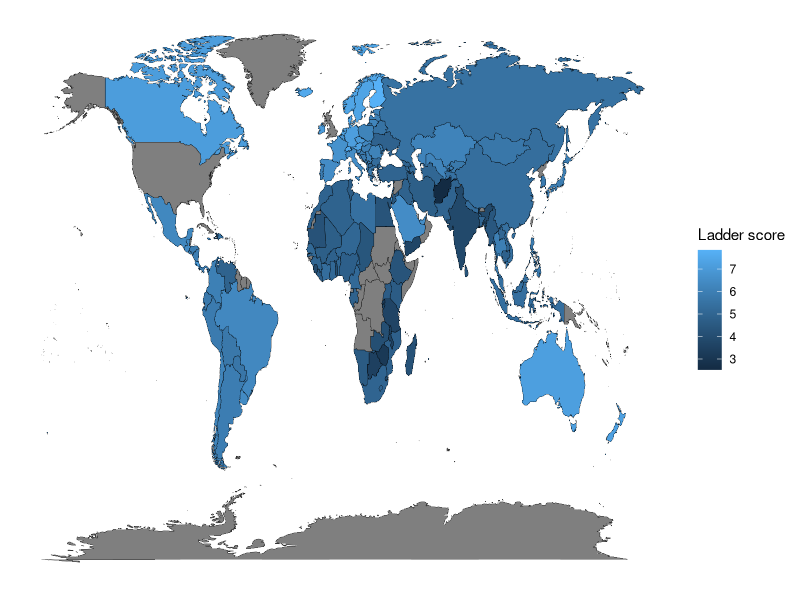
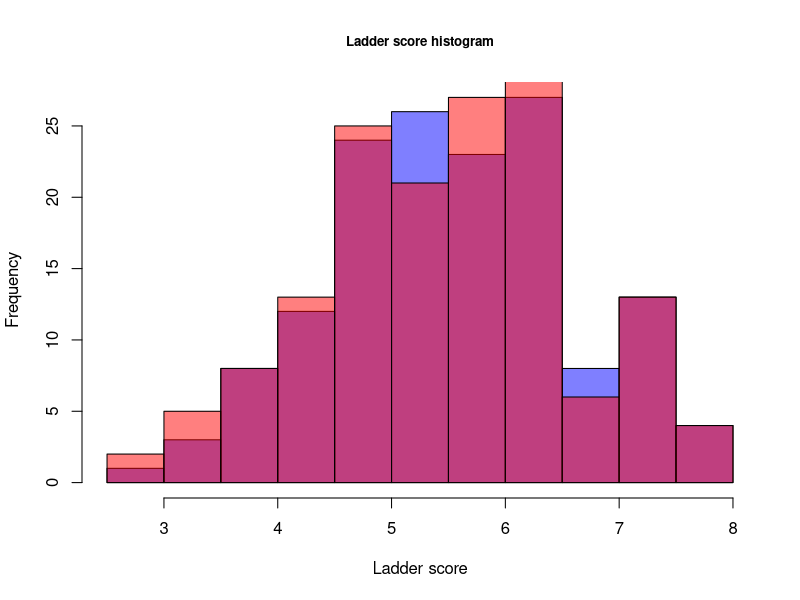
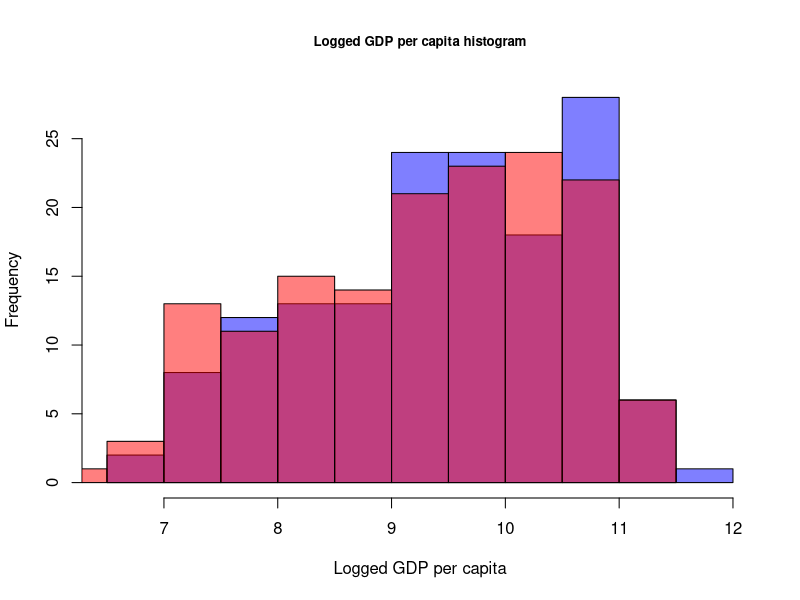
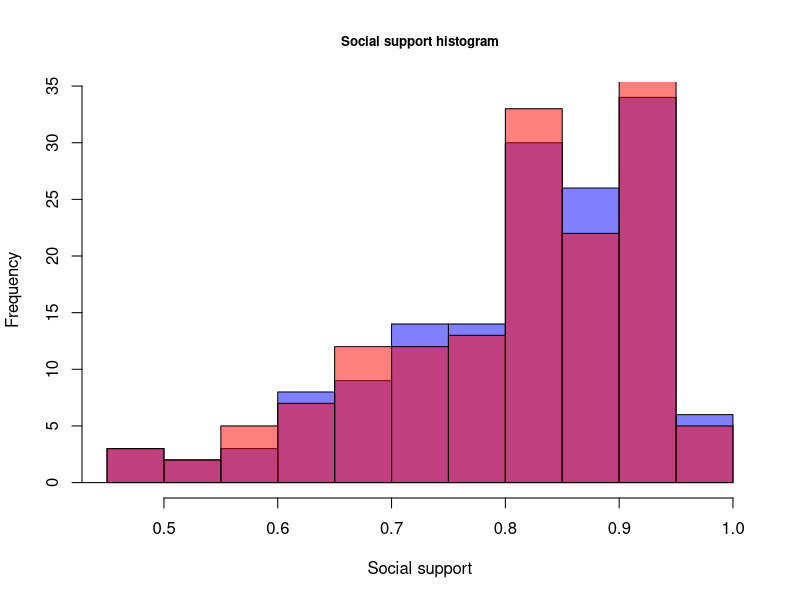
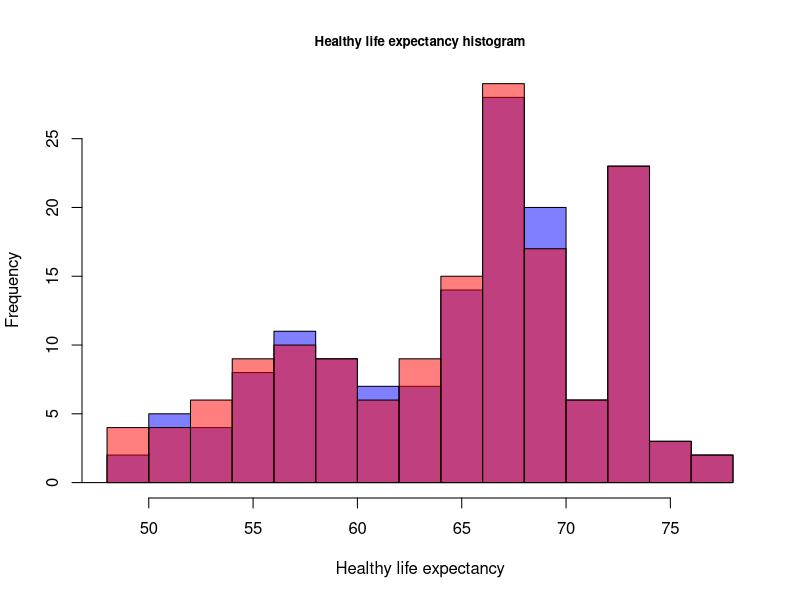
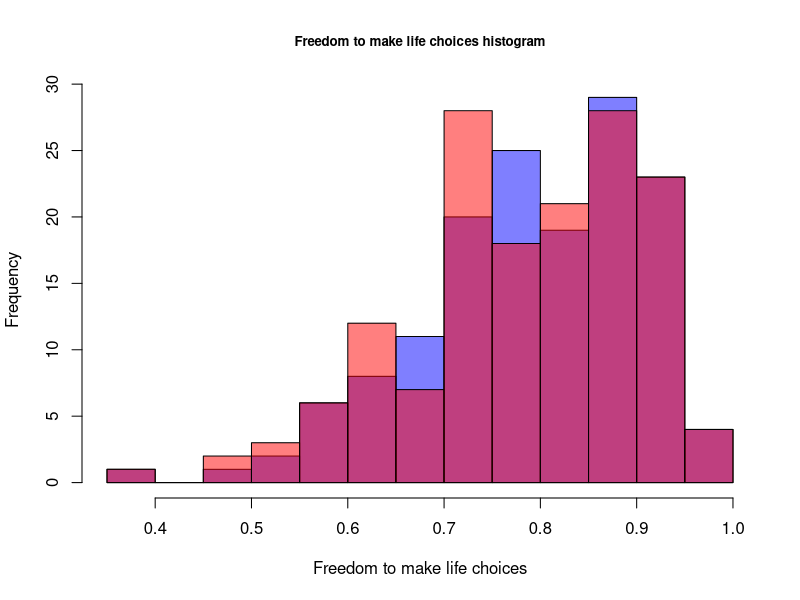
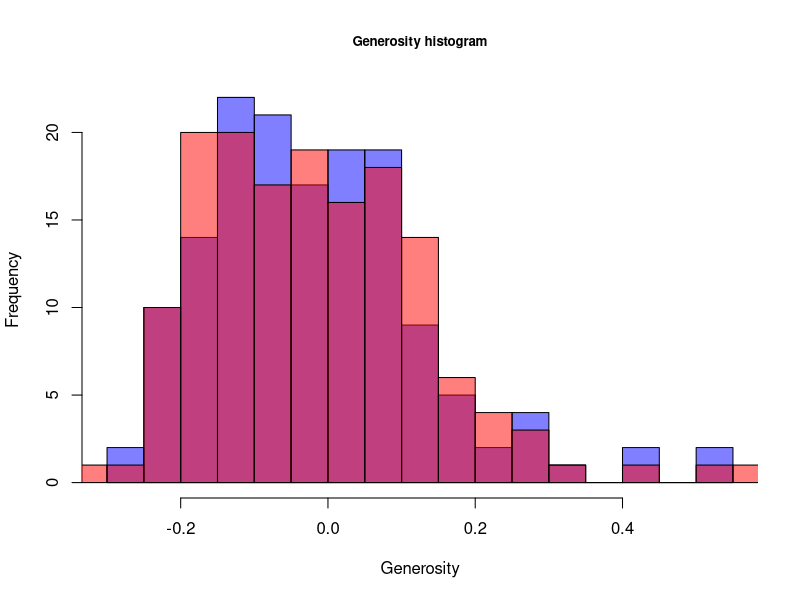
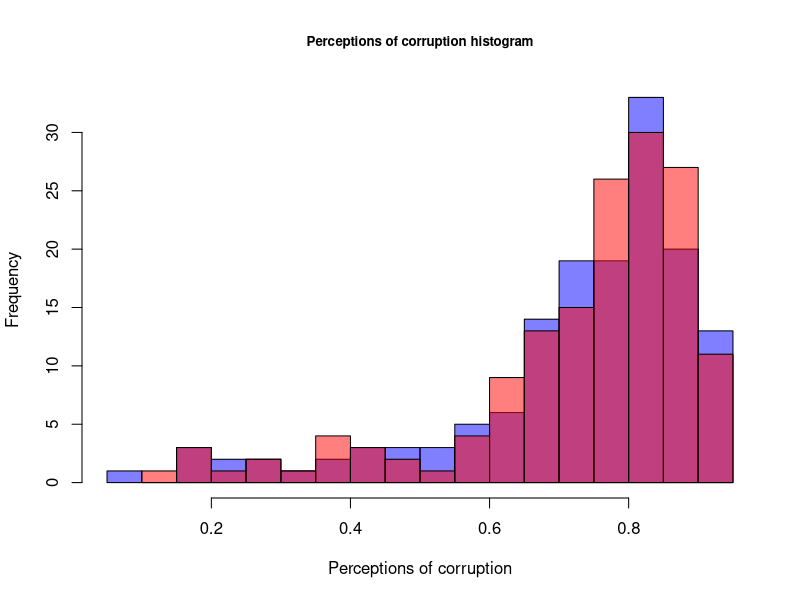

These figures' R source, in order: (Note: this script raises an error after producing the figures.)
## ---- chunk 1
knitr::opts_chunk$set(echo = TRUE)
## ---- chunk 2
# Učitavanje podataka iz csv datoteke:
whr2020 = read.table("WHR_2020.csv", sep = ",")
whr2021 = read.table("WHR_2021.csv", sep = ",")
dim(whr2020)
dim(whr2021)
## ---- chunk 3
print("2020: ")
summary(whr2020[3:9])
print("2021: ")
summary(whr2021[3:9])
## ---- chunk 4
colnames(whr2020) <- c("Country name", "Regional indicator", "Ladder score", "Logged GDP per capita", "Social support", "Healthy life expectancy", "Freedom to make life choices", "Generosity", "Perceptions of corruption") 

colnames(whr2021) <- c("Country name", "Regional indicator", "Ladder score", "Logged GDP per capita", "Social support", "Healthy life expectancy", "Freedom to make life choices", "Generosity", "Perceptions of corruption", "Income Gini", "Wealth Gini") 
## ---- chunk 5
names(whr2020)
names(whr2021)
## ---- chunk 6
library(ggplot2)
require(maps)
require(dplyr)

data2021 = whr2021[c("Country name", "Ladder score")]
names(data2021)[names(data2021) == "Country name"] = "region"

mapdata2021 = map_data("world")
mapdata2021 = left_join(mapdata2021, data2021, by = "region")

map2021 = ggplot(mapdata2021, aes(x = long, y = lat, group = group)) +
  geom_polygon(aes(fill = `Ladder score`), color = "black", size = 0.1) + theme(axis.text.x = element_blank(),
                           axis.text.y = element_blank(),
                           axis.ticks = element_blank(),
                           axis.title.y = element_blank(),
                           axis.title.x = element_blank(),
                           rect = element_blank())

map2021

## ---- chunk 7
#histogrami varijable s obzirom na godine
plot_by_years <- function(column, main) {
  hist(whr2021[[column]], breaks=15, main=main, cex.main=0.8, xlab=column, ylab="Frequency",col=rgb(0,0,1,0.5))
  hist(whr2020[[column]], breaks=15, main=main, cex.main=0.8, xlab=column, ylab="Frequency", col=rgb(1,0,0,0.5), add=T)
  
}
plot_by_years("Ladder score", "Ladder score histogram")
plot_by_years("Logged GDP per capita", "Logged GDP per capita histogram")
plot_by_years("Social support", "Social support histogram")
plot_by_years("Healthy life expectancy", "Healthy life expectancy histogram")
plot_by_years("Freedom to make life choices", "Freedom to make life choices histogram")
plot_by_years("Generosity", "Generosity histogram")
plot_by_years("Perceptions of corruption", "Perceptions of corruption histogram")
hist(whr2021$`Income Gini`, breaks=10, main="Income Gini 2021", xlab="Income Gini", ylab="Frequency",col=rgb(0,0,1,0.5))
hist(whr2021$`Wealth Gini`, breaks=10, main="Wealth Gini 2021", xlab="Wealth Gini", ylab="Frequency",col=rgb(0,0,1,0.5))
## ---- chunk 8
#Izračunajmo srednje vrijednosti i medijane Ladder score-ova po regijama
library(tidyverse)

whr2021 %>% group_by(`Regional indicator`) %>% summarise(
          Mean.LadderScore = mean(`Ladder score`),
          Mean.GDP = mean(`Logged GDP per capita`),
          Mean.SocialSupport = mean(`Social support`),
          Mean.LifeExp = mean(`Healthy life expectancy`),
          Mean.Freedom = mean(`Freedom to make life choices`),
          Mean.Generosity = mean(Generosity),
          Mean.Corruption = mean(`Perceptions of corruption`),
          Len = length(`Ladder score`)
           #Mean.IncomeGini = mean(`Income Gini`),
           #Mean.WealthGini = mean(`Wealth Gini`)
            ) -> summary.result1
summary.result1


whr2021 %>% group_by(`Regional indicator`) %>% summarise(
          Med.LadderScore = median(`Ladder score`),
          Med.GDP = median(`Logged GDP per capita`),
          Med.SocialSupport = median(`Social support`),
          Med.LifeExp = median(`Healthy life expectancy`),
          Med.Freedom = median(`Freedom to make life choices`),
          Med.Generosity = median(Generosity),
          Med.Corruption = median(`Perceptions of corruption`)
            ) -> summary.result2
summary.result2
## ---- chunk 9
boxplot(whr2020$`Ladder score`, whr2021$`Ladder score`,
        main = 'Ladder score box-plot by year',
        xlab = 'Year', ylab = 'Ladder score', names = c('2020', '2021'))
## ---- chunk 10
c1 = rgb(1, 0, 0, alpha = 0.5)
c2 = rgb(0, 0, 1, alpha = 0.5)
ladder2020 = whr2020$`Ladder score`
ladder2021 = whr2021$`Ladder score`
hist1 = hist(ladder2020, breaks = 10, plot = FALSE)
hist2 = hist(ladder2021, breaks = 10, plot = FALSE)
plot(hist1, col = c1, main = "Histogram of ladder score for two years", xlab = "Ladder score")
plot(hist2, col = c2, add = TRUE)
legend("topright",
  legend=c('2020','2021'),
  fill = c(c1,c2)
)
## ---- chunk 11
mergedData = merge(whr2020, whr2021, by="Country name", suffixes = c(".20",".21"))

hist(mergedData$`Ladder score.20`-mergedData$`Ladder score.21`,
     main=paste('Difference in ladder scores between two years'),
     xlab='Ladder score')

qqnorm(mergedData$`Ladder score.20`-mergedData$`Ladder score.21`, 
       pch = 1, 
       frame = FALSE, 
       main=paste('QQ-plot for differences between ladder scores'))
qqline(mergedData$`Ladder score.20`-mergedData$`Ladder score.21`, 
       col = "steelblue", lwd = 2)
## ---- chunk 12
require(nortest)
lillie.test(mergedData$`Ladder score.20`-mergedData$`Ladder score.21`)
## ---- chunk 13
t.test(mergedData$`Ladder score.20`, 
       mergedData$`Ladder score.21`, 
       paired = TRUE, 
       alt = "less")
## ---- chunk 14
fitGDP = lm(whr2021$`Ladder score` ~ whr2021$`Logged GDP per capita`)
fitHealth = lm(whr2021$`Ladder score` ~ whr2021$`Healthy life expectancy`)
fitSocialSupport = lm(whr2021$`Ladder score` ~ whr2021$`Social support`)
fitFreedom = lm(whr2021$`Ladder score` ~ whr2021$`Freedom to make life choices`)
fitGenerosity = lm(whr2021$`Ladder score` ~ whr2021$Generosity)
fitCorruption = lm(whr2021$`Ladder score` ~ whr2021$`Perceptions of corruption`)
fitIncomeGini = lm(whr2021$`Ladder score` ~ whr2021$`Income Gini`)
fitWealthGini = lm(whr2021$`Ladder score` ~ whr2021$`Wealth Gini`)

plot(whr2021$`Logged GDP per capita`, whr2021$`Ladder score`,
     col="blue",
     xlab='Logged GDP per capita',
     ylab='2021 Ladder score')
lines(whr2021$`Logged GDP per capita`, fitGDP$fitted.values)

plot(whr2021$`Healthy life expectancy`, whr2021$`Ladder score`,
     col="blue",
     xlab='Healthy life expectancy',
     ylab='2021 Ladder score')
lines(whr2021$`Healthy life expectancy`, fitHealth$fitted.values)

plot(whr2021$`Social support`, whr2021$`Ladder score`,
     col="blue",
     xlab='Social support',
     ylab='2021 Ladder score')
lines(whr2021$`Social support`, fitSocialSupport$fitted.values)

## ---- chunk 15
qqnorm(rstandard(fitGDP))
qqline(rstandard(fitGDP))

require(nortest)
lillie.test(rstandard(fitGDP))

## ---- chunk 16
summary(fitGDP)
## ---- chunk 17
summary(fitSocialSupport)
lillie.test(rstandard(fitSocialSupport))
summary(fitHealth)
lillie.test(rstandard(fitHealth))
summary(fitFreedom)
lillie.test(rstandard(fitFreedom))
summary(fitGenerosity)
lillie.test(rstandard(fitGenerosity))
summary(fitCorruption)
lillie.test(rstandard(fitCorruption))
summary(fitIncomeGini)
lillie.test(rstandard(fitIncomeGini))
summary(fitWealthGini)
lillie.test(rstandard(fitWealthGini))
## ---- chunk 18
knitr::include_graphics("linRegJed.png")
## ---- chunk 19
library("corrplot")
korelacija <- whr2021[,(names(whr2021) %in% c("Logged GDP per capita", "Social support", "Healthy life expectancy", "Freedom to make life choices", "Generosity", "Perceptions of corruption"))]
num <- cor(korelacija)
corrplot(num, method="number")
## ---- chunk 20
whr2021 %>% 
  ggplot(aes(x=fct_reorder(`Regional indicator`,`Ladder score`),y=`Ladder score`)) +
  geom_boxplot() +
  geom_jitter(width=0.1,alpha=0.2) +
  xlab("Regional indicator") +
  theme(axis.ticks.x = element_blank(),
        axis.text.x = element_blank())
## ---- chunk 21
fitAll= lm(`Ladder score` ~ `Logged GDP per capita` + `Social support` + `Healthy life expectancy` + `Freedom to make life choices` + `Generosity` + `Perceptions of corruption` + `Income Gini` + `Wealth Gini`, data = whr2021)
summary((fitAll))
## ---- chunk 22
fitm1= lm(`Ladder score` ~ `Social support`+`Freedom to make life choices` + `Perceptions of corruption`, data = whr2021)
summary(fitm1)

fitm2= lm(`Ladder score` ~ `Healthy life expectancy`+`Freedom to make life choices` + `Perceptions of corruption`, data = whr2021)
summary((fitm2))

fitm3= lm(`Ladder score` ~ `Logged GDP per capita`+`Freedom to make life choices` + `Perceptions of corruption`, data = whr2021)
summary((fitm3))

fitm4= lm(`Ladder score` ~ `Logged GDP per capita` + `Healthy life expectancy`+`Freedom to make life choices` + `Perceptions of corruption`, data = whr2021)
summary((fitm4))

fitm5= lm(`Ladder score` ~ `Logged GDP per capita` + `Social support`+`Freedom to make life choices` + `Perceptions of corruption`, data = whr2021)
summary((fitm5))

fitm6= lm(`Ladder score` ~ `Social support` + `Healthy life expectancy`+`Freedom to make life choices` + `Perceptions of corruption`, data = whr2021)
summary((fitm6))

fitm7= lm(`Ladder score` ~ `Logged GDP per capita`+`Social support` + `Healthy life expectancy`+`Freedom to make life choices` + `Perceptions of corruption`, data = whr2021)
summary((fitm7))
## ---- chunk 23
fit1= lm(`Ladder score` ~ `Logged GDP per capita` + `Social support`+`Freedom to make life choices` + `Perceptions of corruption`, data = whr2021)
summary((fit1))

fit2= lm(`Ladder score` ~ `Logged GDP per capita` + `Social support`+`Freedom to make life choices` , data = whr2021)
summary((fit2))

fit3= lm(`Ladder score` ~ `Logged GDP per capita` + `Social support`+ `Perceptions of corruption`, data = whr2021)
summary((fit3))

fit4= lm(`Ladder score` ~ `Logged GDP per capita` + `Social support`, data = whr2021)
summary((fit4))
## ---- chunk 24
fit_reg = lm(`Ladder score` ~ `Logged GDP per capita` + `Social support` + `Freedom to make life choices`+ `Regional indicator`, data=whr2021)
summary(fit_reg)
## ---- chunk 25
western_europe = whr2021[whr2021$`Regional indicator` == "Western Europe",]
central_eastern_europe = whr2021[whr2021$`Regional indicator` == "Central and Eastern Europe",]
## ---- chunk 26
cat('Prosječan Ladder score zemalja iz Zapadne Europe ', mean(western_europe$`Ladder score`),'\n')
cat('Prosječan Ladder score zemalja iz Srednje i Istočne Europe', mean(central_eastern_europe$`Ladder score`), '\n')
## ---- chunk 27
h = hist(western_europe$`Ladder score`,
         main="Ladder score Western Europe",
         xlab="Ladder score",
         ylab='Frequency',
         col="blue",
         breaks = 20
         )

h = hist(central_eastern_europe$`Ladder score`,
         main="Ladder score Central and Eastern Europe",
         xlab="Ladder score",
         ylab='Frequency',
         col="blue",
         breaks = 20
         )
## ---- chunk 28
boxplot(western_europe$`Ladder score`,central_eastern_europe$`Ladder score`,
        main='Ladder score box-plot',
        ylab='Ladder score', xlab="Regional indicator", names = c("Western Europe", "Central and Eastern Europe"))
## ---- chunk 29
qqnorm(western_europe$`Ladder score`, pch = 1, frame = FALSE,main='Western Europe')
qqline(western_europe$`Ladder score`, col = "steelblue", lwd = 2)

qqnorm(central_eastern_europe$`Ladder score`, pch = 1, frame = FALSE,main='Central and Eastern Europe')
qqline(central_eastern_europe$`Ladder score`, col = "steelblue", lwd = 2)
## ---- chunk 30
library(nortest)
lillie.test(western_europe$`Ladder score`)
lillie.test(central_eastern_europe$`Ladder score`)
## ---- chunk 31
var(western_europe$`Ladder score`)
var(central_eastern_europe$`Ladder score`)
#Jesu li varijance značajno različite
var.test(western_europe$`Ladder score`, central_eastern_europe$`Ladder score`)
## ---- chunk 32
t.test(western_europe$`Ladder score`, central_eastern_europe$`Ladder score`, alt = "greater", var.equal = TRUE)

## ---- chunk 33
ce_europe = whr2021[whr2021$`Regional indicator` == "Central and Eastern Europe",]
l_america = whr2021[whr2021$`Regional indicator` == "Latin America and Caribbean",]
e_asia = whr2021[whr2021$`Regional indicator` == "East Asia",]
regions = whr2021[whr2021$`Regional indicator` == "Central and Eastern Europe" | whr2021$`Regional indicator` == "Latin America and Caribbean" | whr2021$`Regional indicator` == "East Asia", ]

boxplot(ce_europe$`Ladder score`, l_america$`Ladder score`, e_asia$`Ladder score`)


## ---- chunk 34

lillie.test(regions$`Ladder score`)
lillie.test(ce_europe$`Ladder score`)
lillie.test((l_america$`Ladder score`))
lillie.test(e_asia$`Ladder score`)


## ---- chunk 35
bartlett.test(regions$`Ladder score` ~ regions$`Regional indicator`)

aggregate(regions$`Ladder score`, by=list(regions$`Regional indicator`), FUN=var)

## ---- chunk 36
a = aov(regions$`Ladder score` ~ regions$`Regional indicator`)
summary(a)
